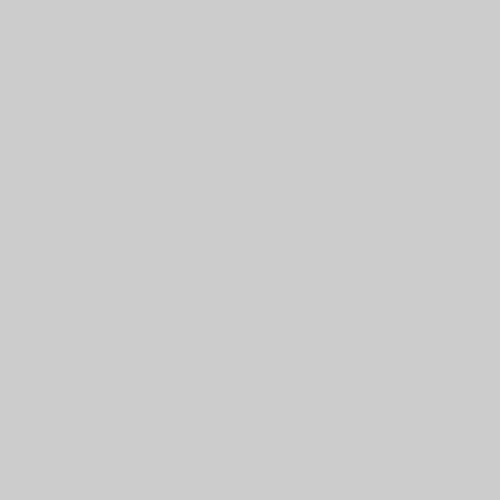
Frame 1 (no input)
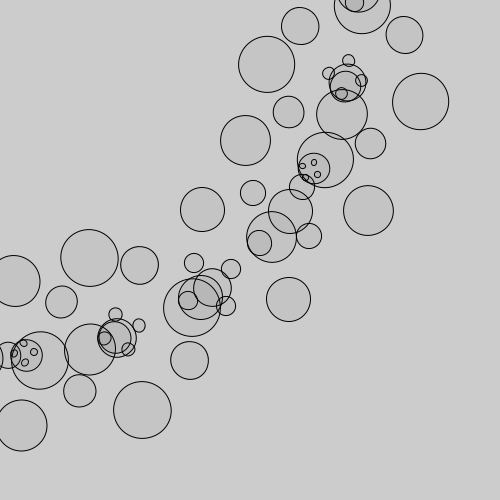
Frame 60 (the mouse pressed at the canvas centre just before this capture)
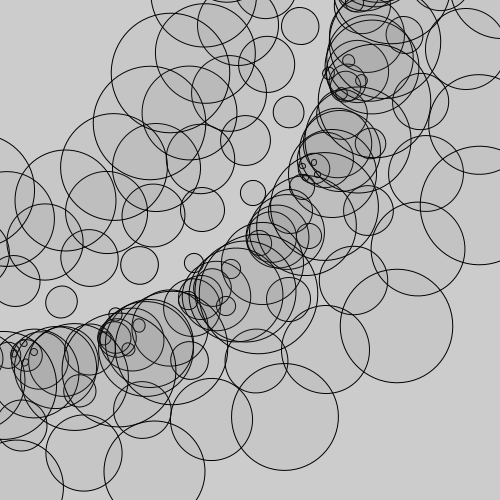
Frame 120 (the mouse held since frame 60 and released just before this capture)

The Processing sketch that drew these frames (run headless with seeded random() and noise(); from frame 60 on, the mouse is pressed at the canvas centre):

// Processing sketch: sketch_1
// ── sketch_1.pde
float x = 250;
float m = 250;
float a = 1;

void setup(){
  size(500, 500);
  m = 0;
}

void draw(){
  fill(m, 12);
  rotate(m);
  circle(x+m, x+m, m);
  circle(x-m, x+m, m);
  circle(x-m, x-m, m);
  circle(x+m, x-m, m);
  
  if(m > 1100 || m < -500){
    a*=-1;
  }
  m+=a;
}
